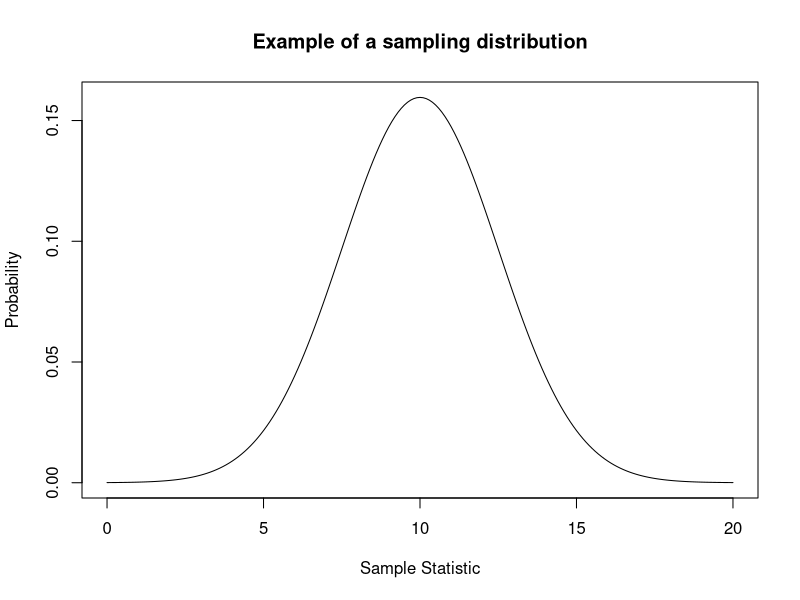
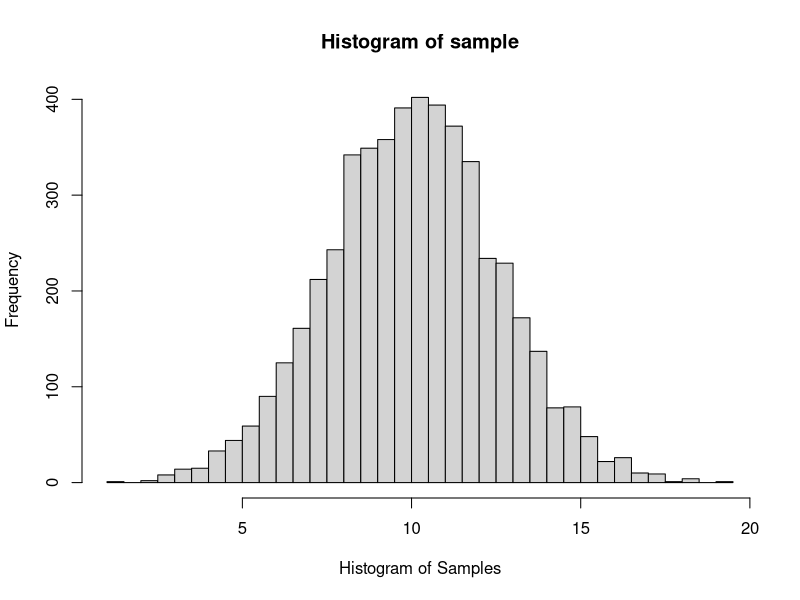
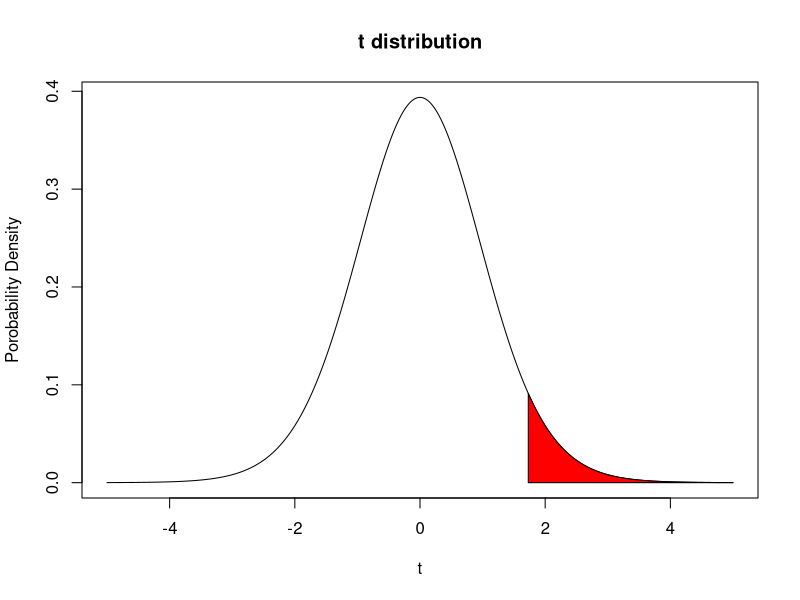
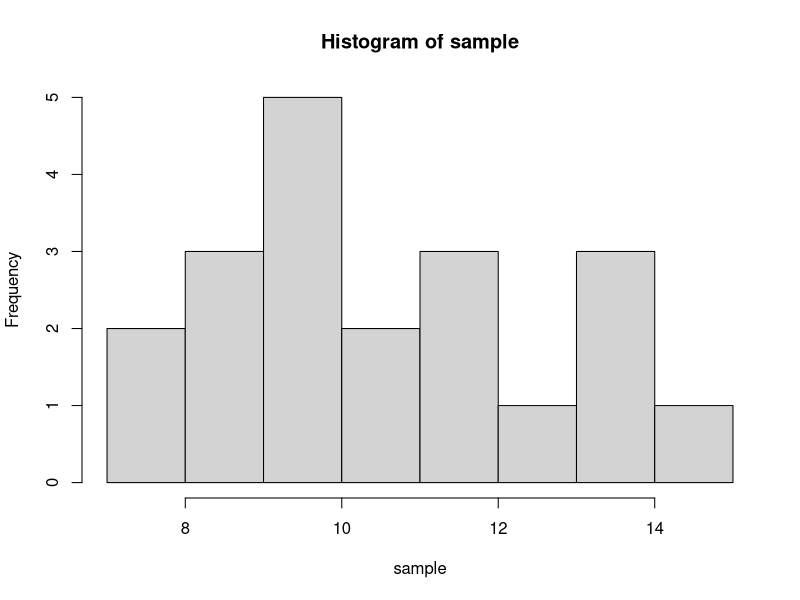
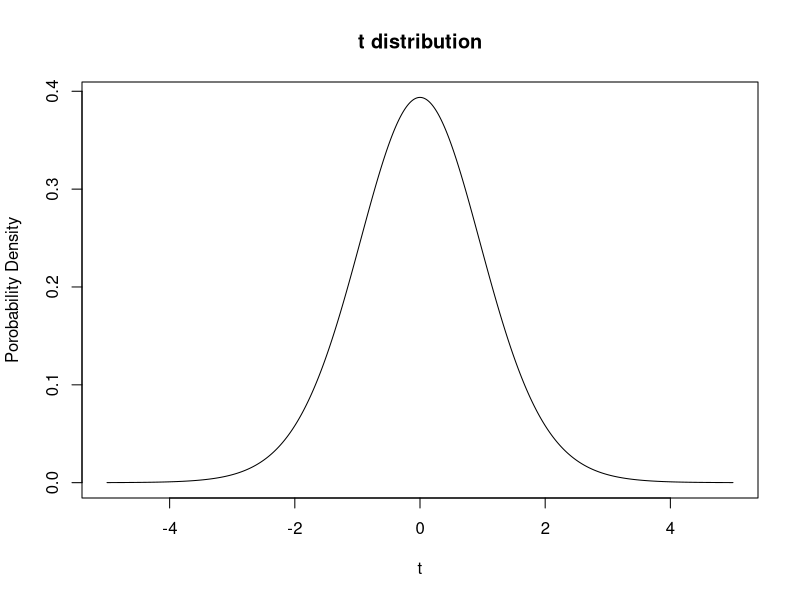
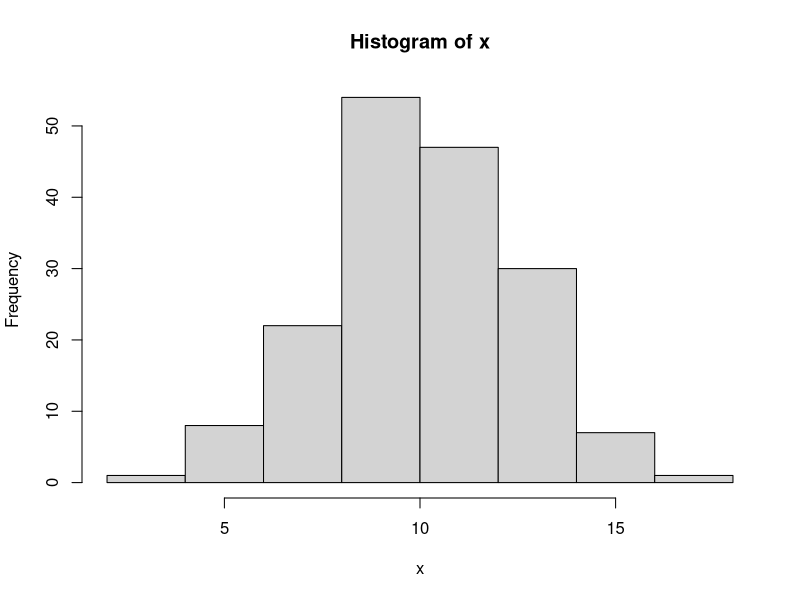
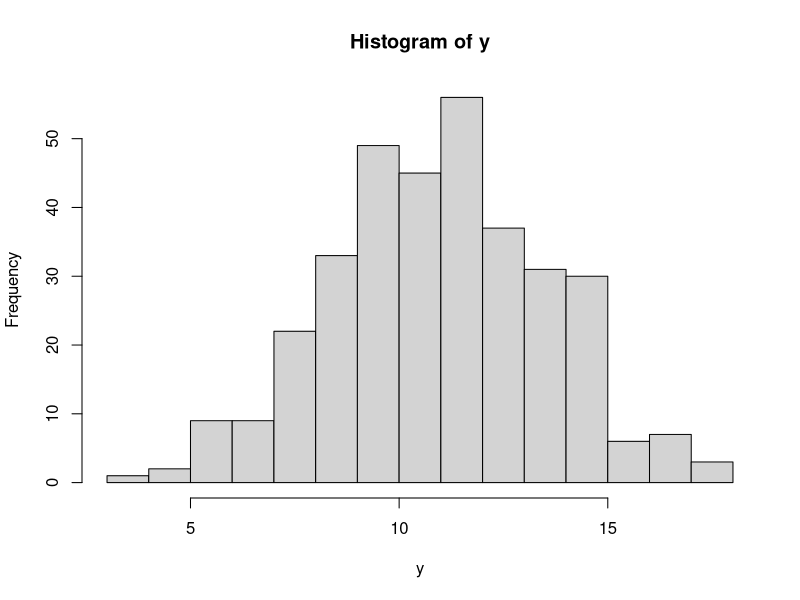
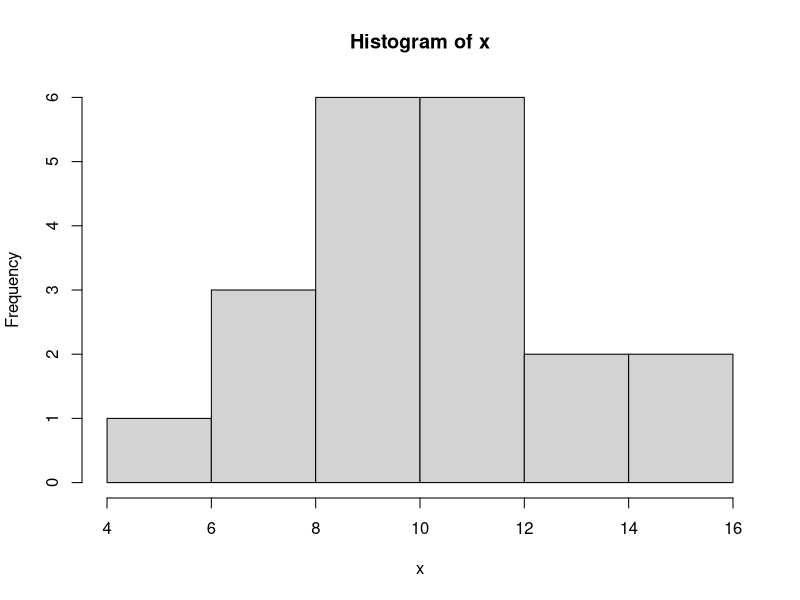

Write the R code that produced these figures, in order.
## ---- chunk 1
# let's create a super basic normal distribution to represent a sampling distribution.
# the mean of our distribution will be 10 and the standard deviation will be 2.5. 
x = seq(0, 20, by = .1)
y = dnorm(x, mean = 10, sd = 2.5)

# Now we plot the distribution using plot().  
plot(x,y,type = 'l', main = "Example of a sampling distribution", ylab = 'Probability',
     xlab = 'Sample Statistic')

# Now let's draw a single sample from an identical sampling distribution using the rnorm function.
# If you are not familiar with rnorm, try running help(rnorm) and see what comes up. The mean of our 
# sample will be 10 and the standard deviation will be 2.5. Store this sample in a
# variable called sample.
help(rnorm)
sample = rnorm(1, mean = 10, sd = 2.5)

#Now let's draw 5000 samples from an identical distribution and see what they look like using the 
#hist() function. Store these samples in a variable called sample again. Try help(hist) if stuck.
sample = rnorm(5000, mean = 10, sd = 2.5)
hist(sample, breaks = 30, xlab = "Histogram of Samples")
## ---- chunk 2
# What does our t distribution look like?
x = seq(-5,5,by = 0.001)
tdistr = dt(x,19)
plot(x,tdistr,type = "l",main = "t distribution",xlab = "t",ylab = "Porobability Density") + polygon(c(x[x >= 1.73], max(x), 1.73), c(tdistr[x >= 1.73], 0, 0), col = "red")

# Look at the plot and then append the code below to your plot to create a rejection region. 
# + polygon(c(x[x >= 1.73], max(x), 1.73), c(tdistr[x >= 1.73], 0, 0), col = "red") #


## ---- chunk 3
# First set the sample size we are going to use when we draw our sample. Let's do a sample size of 20 and
# call the variable n
n = 20

# Create a sample to use via the rnorm command. Call this variable "sample".
# Give it a mean of 10 and a standard deviation of 2.5
# plot it in a histogram using hist()
sample = rnorm(n, mean = 10, sd = 2.5)

hist(sample)

# Quickly remake the t distribution, by copying the code we used last time. 
x = seq(-5,5,by = 0.001)
tdistr = dt(x,n-1)
plot(x,tdistr,type = "l",main = "t distribution",xlab = "t",ylab = "Porobability Density")

# what's our t value and where is it on the distribution?  What do you predict for the result of
# the test?
obs_t = (mean(sample)-10)/(sd(sample)/sqrt(length(sample)))

# R's t-test function is called t.test. run help(t.test) to get a feel for the function.

# do the t.test:
# remember, the mean of our null is 10 and we want to do a right, one-sided test (greater than).
t.test(sample,mu = 10,alternative="g")

# There are a lot of outputs, but for our purposes we want to focus on 
# the p-value. 
## ---- chunk 4
N_iter = 20000
h_out = 0
alpha = 0.05
for (i in 1:N_iter){
  x = rnorm(n, mean = 10, sd = 2.5)
  p=t.test(x,mu = 10,alternative = "g")[["p.value"]]
  if (p < alpha){
  h_out = h_out+1
  }
  }
# So what's the rate of type I error?

h_out/N_iter

# It should be close to our significance level!  If H0 is true and we
# reject the Null we are out in the tail of distribution by chance.  And
# alpha is the probability of that!
## ---- chunk 5
# First make 2 large samples using rnorm again. let's say 200 and 400 samples each. 
# Call the variables x and y.The mean of x will be 10 and the mean of y will be 11. 
# Set the standard deviation to 2.5 
x = rnorm(170, mean = 10, sd = 2.5)
y = rnorm(340, mean = 11, sd = 2.5)

# Look at them using hist().

hist(x)
hist(y)

# Very cute, but let's reduce the number of data points to make this a
# little more messy, I mean realistic. Let's do sample sizes of x = 20 and y = 40 (same sd).

x = rnorm(20, mean = 10, sd = 2.5)
y = rnorm(40, mean = 11, sd = 2.5)

# Look at them using hist().

hist(x)
hist(y)
## ---- chunk 6
# Here I made the variances equal. In practice if we are using a two
# sample t test and allowing ourselves to assume equal variances then we
# compute what is called the pooled standard deviation. 

sp = ((length(x)-1)*sd(x)^2+(length(y)-1)*sd(y)^2)/(length(x)+length(y)-2)
sp = sqrt(sp)

# Then we need to think about our H0 for a moment.

# Let's say our H0 is that the population means are equal.ie mean(x)=mean(y).
# So we can calculate our t statistic as follows:
  
obs_t = (mean(x)-mean(y))/sqrt((sp^2)/length(x)+(sp^2)/length(y))

# Now we need to think about our Ha.  Let's say we thought it might be the
# case that mean(x) < mean(y), That means our t stat would be out there in the left
# tail of the distribution.  Think about an extreme case where we would feel confident
# in saying mean(x) < mean(y).  Imagine mean(x) was 0 and
# mean(y) was 1000.  If the samples were large and xbar ~mean(x) and ybar ~mean(y) then
# tstat would be large and negative! This means to the left.

# Ok so what does our t distribution look like?  Where does our observed
# value of t land?  What does that imply for our testing?

tdistr = dt(seq(-5,5,by = .1),length(x)+length(y)-2)
plot(seq(-5,5,by=.1),tdistr,type = "l",main = "t distribution, 2 samp test example",xlab = "",ylab = "")

# Ok now use the t.test to perform a two-sample t-test. We do not need to set mu, instead we need to 
# input both samples into t.test(). We also need to specify that the variances of our samples are 
# equal and that we want a "left" or "lesser" one-sided t-test. 
t.test(x,y,var.equal=TRUE, alternative = "l")

# Do the results of the t-test confirm your suspicions?

# Note the test can also be done without assuming the variances are equal

# In this case the t stat is a bit easier to calculate.  
# No pooled sd. However this test is less accurate than 
# a test made with the assumption of equal variances.
t.test(x,y,var.equal=FALSE, alternative = "l")

# Due to this approximation the test stat is only approximately t
# distributed so you only get approximately alpha significance.
## ---- chunk 7
# Ok we need two samples again. Let's call them x and y again. 
# Set both sample sizes to 200. Set the mean of one of x to 10 and the mean of y to 11. 
# Standard deviation for both is 2.5

x = rnorm(n, mean = 10, sd = 2.5)
y = rnorm(n, mean = 11, sd = 2.5)

# Ok, so what are our diffs? does the order matter? In this case our HA is that mean(x)<mean(y), so we 
# are going to calculate the diffs as x-y with our expectation being that there will be a negative 
# difference if the null is false. 
  
the_diffs=x-y

# What's our H0?  Let's say it is that the means are equal again.

# What's our t stat?

obs_t = mean(the_diffs)/(sd(the_diffs)/sqrt(length(the_diffs)))

# What does our t distribution look like? Where is our observed t value?
# What's the likely outcome of our test?

tdistr = dt(seq(-5,5,by=.1),length(the_diffs)-1)
plot(seq(-5,5,by=.1),tdistr,type = "l",main = "t distribution, paired test example",xlab = "",ylab = "")

# What's our Ha?  Let's say that it is mean(x)<mean(y), so we need to look at a
# rejection region in the left tail of the distribution.
# Ok, do the test. It's t.test again but this time we are going to specify that they are paired. 

t.test(x,y,paired = TRUE, alternative = "l")
